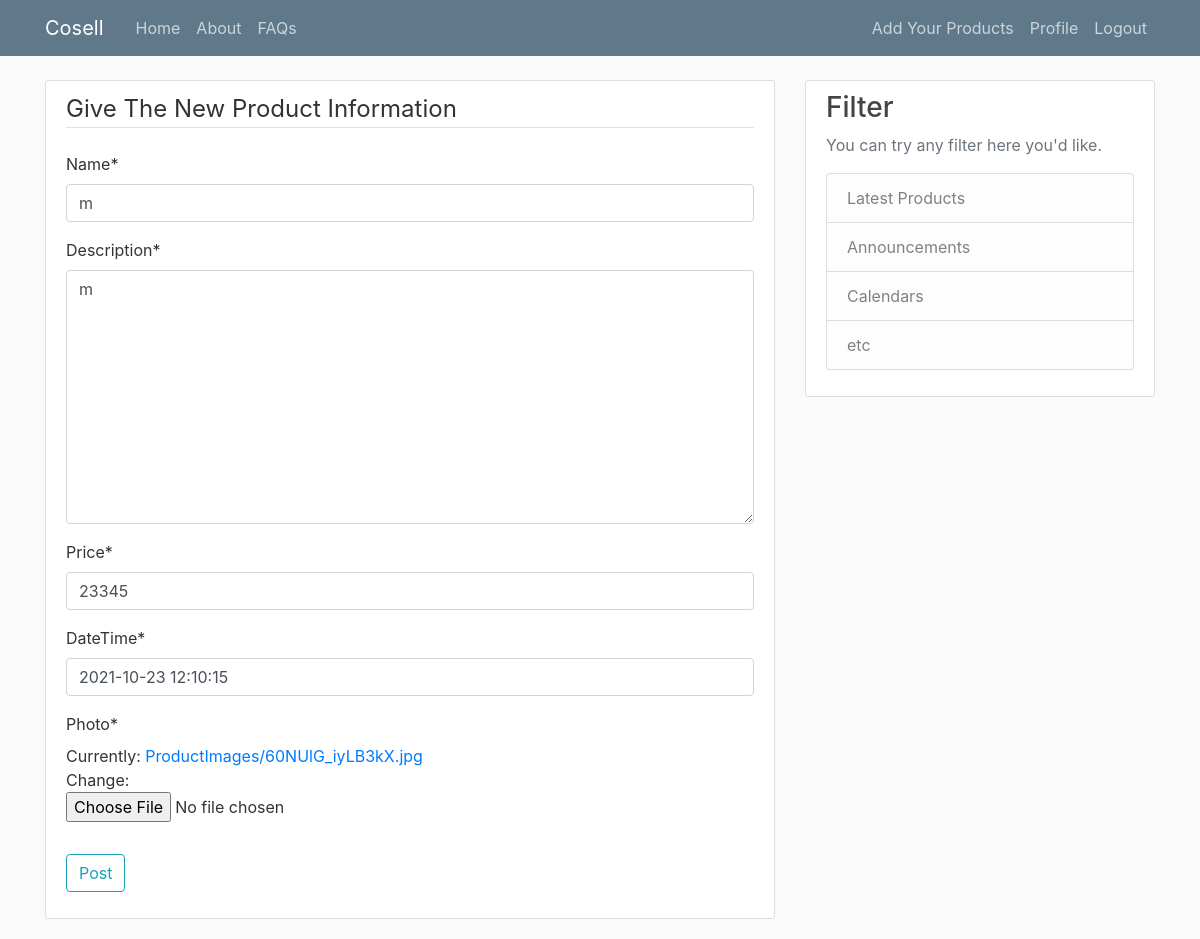
The page /product/26/update/ (signed in) on the database its author committed.
### CosellApp/models.py (models this page shows, shortened)
class Product(models.Model):
    Id = models.AutoField(primary_key=True)
    Name = models.CharField(max_length=100)
    Description = models.TextField(blank=False)  # Description is must
    Price = models.PositiveIntegerField()
    DateTime = models.DateTimeField(default=timezone.now)
    SellerInfo = models.ForeignKey(Student, on_delete=models.CASCADE)
    Photo = models.ImageField(
        default='Balti.jpg', upload_to='ProductImages')
    payment = models.ForeignKey(Payment, null=True, on_delete=models.CASCADE)

### CosellApp/views.py (the view, shortened to what this page needs)
class PostUpdateView(LoginRequiredMixin, UserPassesTestMixin, UpdateView):
    model = Product
    template_name = '../templates/Product_form.html'
    fields = ['Name', 'Description', 'Price', 'DateTime', 'Photo']
    def test_func(self):
        product = self.get_object()
        if self.request.user == product.SellerInfo.user:
            return True
        return False

### templates/Product_form.html (shortened to what this page needs)
{% extends "base.html" %} {% load crispy_forms_tags %} {% block content %}
<div class="content-section">
  <form enctype="multipart/form-data" method="POST">
    <fieldset class="form-group">
      <legend class="border-bottom mb-4">Give The New Product Information</legend>
      {{ form|crispy }}
    </fieldset>
    <div class="form-group">
      <button class="btn btn-outline-info" type="submit">Post</button>
    </div>
  </form>
</div>
{% endblock content %}

### static/main.css (style rules this page uses)
body { background: #fafafa; color: #333333; margin-top: 5rem; }
.content-section { background: #ffffff; padding: 10px 20px; border: 1px solid #dddddd; border-radius: 3px; margin-bottom: 20px; }

### rows shown on the page
Product: Name "m", Description "m", Price "23345", DateTime "2021-10-23 12:10:15"
